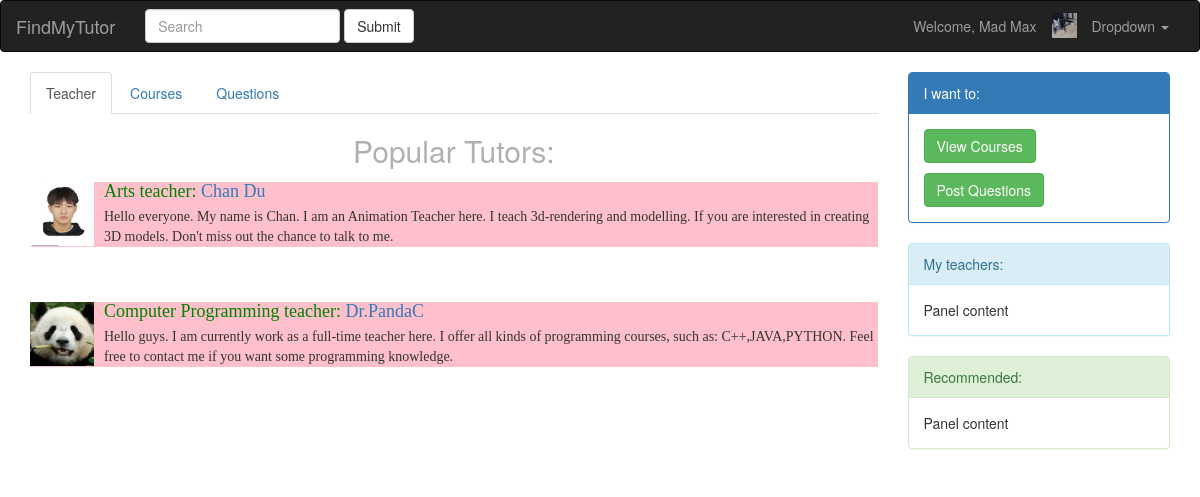
The app's page /index/ (signed in), older data.
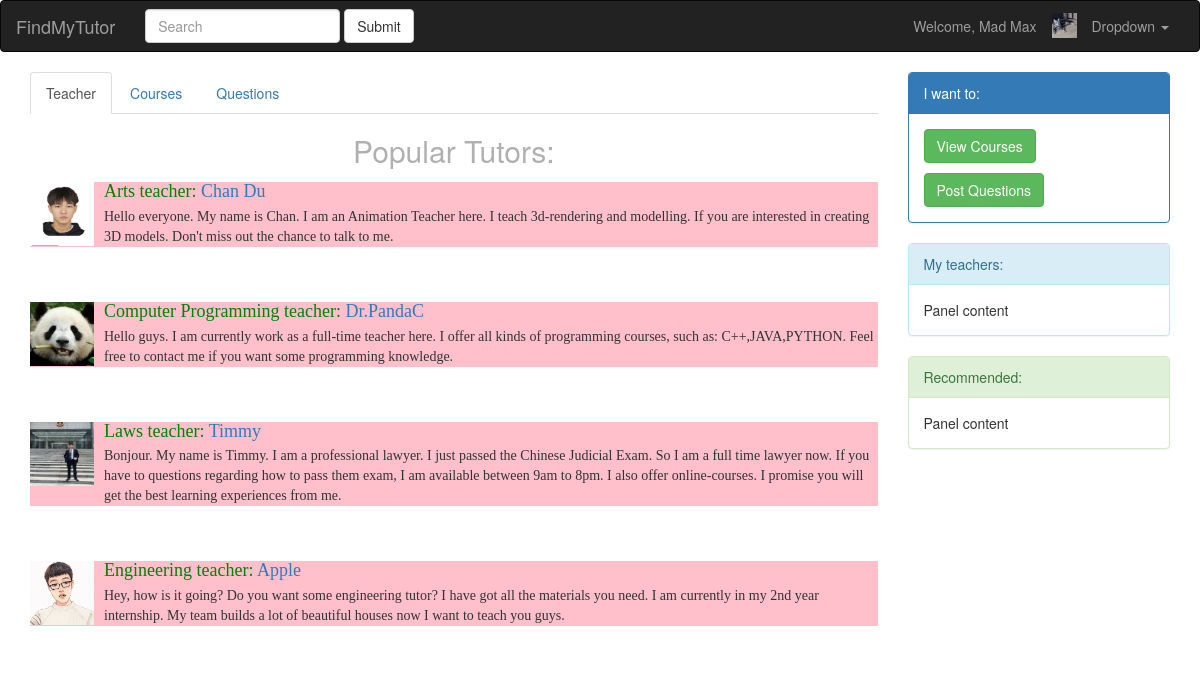
The same page, newer data.
### Reg/models.py (models this page shows, shortened)
class User(models.Model):
    username = models.CharField("Username", max_length=30, unique=True)
    password = models.CharField("Password", max_length=32)
    created_time = models.DateTimeField('Created time', auto_now_add=True)
    updated_time = models.DateTimeField('Updated time', auto_now=True)
    DateofBirth = models.DateField("Date of Birth",auto_now_add=False,blank=True,null=True)
    isStudent=models.BooleanField(default=False)
    profile_picture=models.ImageField("Profile Picture",upload_to='media/profile_pictures',blank=True,null=True)
    personal_Bio=models.CharField("Bio", max_length=400,blank=True, null=True )
    class meta:
        abstract = True

class Teacher(User):
    specialty=  models.CharField("Specialty", max_length=32)
    personal_rate=models.DecimalField("rate",default=0, decimal_places=2,max_digits=6)
    numberofSudents = models.IntegerField(default=0)
    def __str__(self):
       return self.username

### index/views.py (the view)
# urls.py: path('',views.index_view),
def index_view(request):
    try:
        user = User.objects.get(username=request.session['username'])
        teachers = Teacher.objects.all()
        img = user.profile_picture
        numofCourses= Course.objects.all().count()
        Courses= Course.objects.all()
        course=Course.objects.get(course_name="Fancy gun")
        students=course.student_set.all()
        print(numofCourses)
        return render(request, 'index/index.html', {'img': img, 'teachers': teachers,'courses': Courses})
    except Exception as e:
        print('--login user error 2 %s' % (e))
        return render(request, 'index/index.html')

### index/templates/index/index.html (shortened to what this page needs)
{% load static %}
<!DOCTYPE html>
<html lang="en">
<head>
    <link rel="stylesheet" href="{%static 'plugins/bootstrap-3.4.1-dist/css/bootstrap.css'%}">
</head>
<body>
<nav class="navbar navbar-inverse">
    <div class="container-fluid">
        <div class="navbar-header">
            <a class="navbar-brand" href="/index">FindMyTutor</a>
        </div>
        <div class="collapse navbar-collapse" id="bs-example-navbar-collapse-1">
            <form class="navbar-form navbar-left">
                <div class="form-group">
                    <input type="text" class="form-control" placeholder="Search">
                </div>
                <button type="submit" class="btn btn-default">Submit</button>
            </form>
            <ul class="nav navbar-nav navbar-right">
                {%if request.session.username %}
                <li><a>Welcome, {{ request.session.username}}</a></li>
                {%if img %}
                <li><img src='{{img.url}}' style="margin-top:12px" alt=" " width="25" height="25"></li>
                {%endif%}
                <li class="dropdown">
                    <a href="/index" class="dropdown-toggle" data-toggle="dropdown" role="button" aria-haspopup="true"
                       aria-expanded="false">Dropdown <span class="caret"></span></a>
                </li>
                {%endif%}
            </ul>
        </div>
    </div>
</nav>
<div class="container-fluid clearfix ">
    <div class="col-sm-9">
        <div>
            <ul class="nav nav-tabs" role="tablist">
                <li role="presentation" class="active"><a href="#home" aria-controls="home" role="tab"
                                                          data-toggle="tab">Teacher</a></li>
                <li role="presentation"><a href="#profile" aria-controls="profile" role="tab"
                                           data-toggle="tab">Courses</a></li>
                <li role="presentation"><a href="#settings" aria-controls="settings" role="tab" data-toggle="tab">Questions</a>
                </li>
            </ul>
            <div class="tab-content">
                <div role="tabpanel" class="tab-pane active" id="home">
                    {%if request.session.username %}
                    <h2 style="text-align:center ; color:#b0b0b0 ;">Popular Tutors:</h2>
                    {%for teacher in teachers%}
                    <div class="media" style="background-color:pink; font-family:Consolas;">
                        <div class="media-left">
                            <a href="/teacher/viewProfile/?nid={{teacher.id}}">
                                <img class="media-object" data-src="holder.js/64x64" alt="64x64"
                                     src="{{teacher.profile_picture.url}}"
                                     data-holder-rendered="true" style="width: 64px; height: 64px; padding-bottom:auto;">
                            </a>
                        </div>
                        <div class="media-body">
                            <h4 class="media-heading">{{teacher.specialty}} teacher:<a href="/teacher/viewProfile/?nid={{teacher.id}}"> {{teacher.username}}</a>
                            </h4>
                            {{teacher.personal_Bio}}
                        </div>
                    </div>
                    <br>
                    <br>
                    {%endfor%}
                    {%else%}
                    <h2 style="text-align:center ; color:#b0b0b0 ;">Login to see our resources</h2>
                    {%endif%}
                </div>
            </div>
        </div>
    </div>
    <div class="col-sm-3">
        <div class="panel panel-primary">
            <div class="panel-heading">I want to:</div>
            <div class="panel-body">
                <p><a class="btn btn-success" href="/teacher/viewCourses">View Courses</a></p>
                <p>
                <p class="btn btn-success">Post Questions</a></p>
            </div>
        </div>
        <div class="panel panel-info">
            <div class="panel-heading">My teachers:</div>
            <div class="panel-body">Panel content</div>
        </div>
        <div class="panel panel-success">
            <div class="panel-heading">Recommended:</div>
            <div class="panel-body">Panel content</div>
        </div>
    </div>
</div>
</body>
</html>

### index/templates/index/index.html (style rules this page uses)
.media-heading { color: green; }

Row changes from the older to the newer data that the page shows:
added Teacher: profile_picture (picture), specialty "Laws", username "Timmy", personal_Bio "Bonjour. My name is Timmy. I am a professional lawyer. I just passed the Chinese Judicial Exam. So I am a full time lawyer now. If you have to questions regarding how to pass them exam, I am available between 9am to 8pm. I also offer online-courses. I promise you will get the best learning experiences from me."
added Teacher: profile_picture (picture), specialty "Engineering", username "Apple", personal_Bio "Hey, how is it going? Do you want some engineering tutor? I have got all the materials you need. I am currently in my 2nd year internship. My team builds a lot of beautiful houses now I want to teach you guys."
